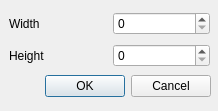
<?xml version="1.0" encoding="UTF-8"?>
<ui version="4.0">
 <class>EditZoomDlg</class>
 <widget class="QDialog" name="EditZoomDlg">
  <property name="geometry">
   <rect>
    <x>0</x>
    <y>0</y>
    <width>218</width>
    <height>111</height>
   </rect>
  </property>
  <property name="windowTitle">
   <string>Dialog</string>
  </property>
  <widget class="QDialogButtonBox" name="buttonBox">
   <property name="geometry">
    <rect>
     <x>30</x>
     <y>70</y>
     <width>181</width>
     <height>32</height>
    </rect>
   </property>
   <property name="orientation">
    <enum>Qt::Horizontal</enum>
   </property>
   <property name="standardButtons">
    <set>QDialogButtonBox::Cancel|QDialogButtonBox::Ok</set>
   </property>
  </widget>
  <widget class="QWidget" name="gridLayoutWidget">
   <property name="geometry">
    <rect>
     <x>9</x>
     <y>9</y>
     <width>201</width>
     <height>61</height>
    </rect>
   </property>
   <layout class="QGridLayout" name="gridLayout">
    <item row="0" column="0">
     <widget class="QLabel" name="widthLabel">
      <property name="text">
       <string>Width</string>
      </property>
     </widget>
    </item>
    <item row="1" column="0">
     <widget class="QLabel" name="heightLabel">
      <property name="text">
       <string>Height</string>
      </property>
     </widget>
    </item>
    <item row="0" column="1">
     <widget class="QSpinBox" name="widthSpinBox">
      <property name="maximum">
       <number>2000</number>
      </property>
     </widget>
    </item>
    <item row="1" column="1">
     <widget class="QSpinBox" name="heightSpinBox">
      <property name="maximum">
       <number>2000</number>
      </property>
     </widget>
    </item>
   </layout>
  </widget>
 </widget>
 <resources/>
 <connections>
  <connection>
   <sender>buttonBox</sender>
   <signal>accepted()</signal>
   <receiver>EditZoomDlg</receiver>
   <slot>accept()</slot>
   <hints>
    <hint type="sourcelabel">
     <x>248</x>
     <y>254</y>
    </hint>
    <hint type="destinationlabel">
     <x>157</x>
     <y>274</y>
    </hint>
   </hints>
  </connection>
  <connection>
   <sender>buttonBox</sender>
   <signal>rejected()</signal>
   <receiver>EditZoomDlg</receiver>
   <slot>reject()</slot>
   <hints>
    <hint type="sourcelabel">
     <x>316</x>
     <y>260</y>
    </hint>
    <hint type="destinationlabel">
     <x>286</x>
     <y>274</y>
    </hint>
   </hints>
  </connection>
 </connections>
</ui>
